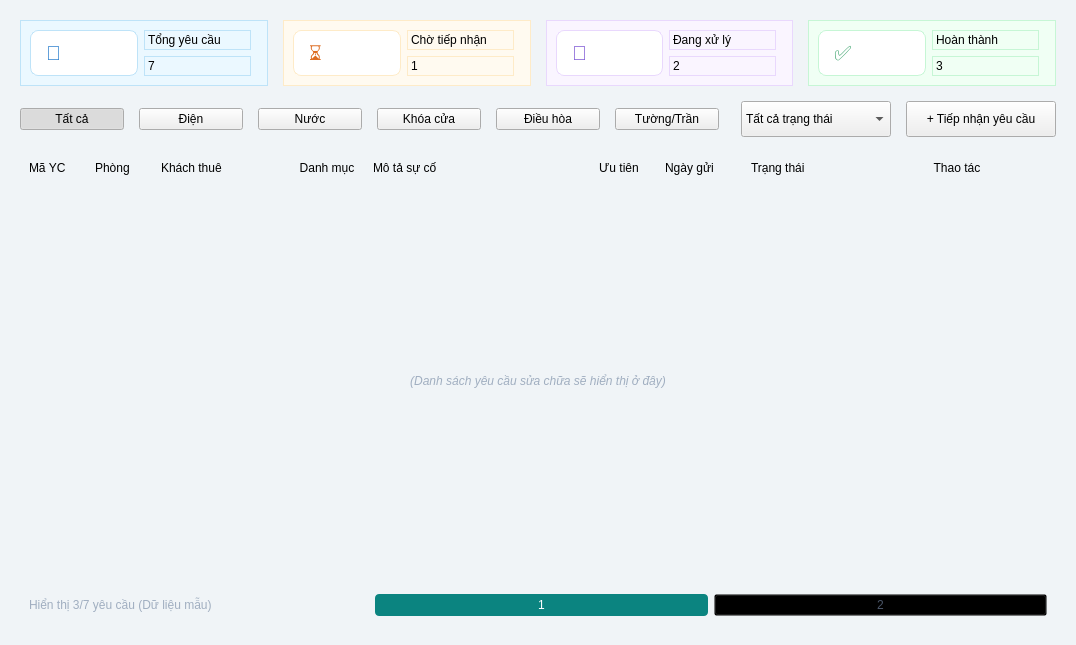
<?xml version='1.0' encoding='utf-8'?>
<ui version="4.0">
  <class>MainWindow</class>
  <widget class="QWidget" name="PageYeuCauSuaChua">
    <property name="geometry">
      <rect>
        <x>0</x>
        <y>0</y>
        <width>1050</width>
        <height>645</height>
      </rect>
    </property>
    <property name="windowTitle">
      <string>Yêu cầu sửa chữa</string>
    </property>
    <property name="styleSheet">
      <string>QMainWindow { background-color: #f0f4f7; }</string>
    </property>
    <layout class="QVBoxLayout" name="contentLayout">
      <property name="leftMargin">
        <number>0</number>
      </property>
      <property name="topMargin">
        <number>0</number>
      </property>
      <property name="rightMargin">
        <number>0</number>
      </property>
      <property name="bottomMargin">
        <number>0</number>
      </property>
      <item>
        <widget class="QStackedWidget" name="mainContentStack">
          <widget class="QWidget" name="pageYeuCauSuaChua">
            <property name="styleSheet">
              <string>
                QWidget#pageYeuCauSuaChua { background-color: #f0f4f7; }
                QFrame.StatCard { background-color: white; border-radius: 8px; border: 1px solid #e2e8f0; }
                QLabel.StatValueBlue { font-size: 24px; font-weight: bold; color: #3182ce; }
                QLabel.StatValueOrange { font-size: 24px; font-weight: bold; color: #dd6b20; }
                QLabel.StatValuePurple { font-size: 24px; font-weight: bold; color: #805ad5; }
                QLabel.StatValueGreen { font-size: 24px; font-weight: bold; color: #38a169; }
                QLabel.StatTitle { color: #a0aec0; font-size: 11px; }
                
                QFrame.TableContainer { background-color: white; border-radius: 8px; border: 1px solid #e2e8f0; }
                QPushButton.FilterPill { background-color: white; border: 1px solid #e2e8f0; border-radius: 18px; padding: 6px 18px; color: #4a5568; font-weight: bold; }
                QPushButton.FilterPill:checked { background-color: #0b8480; color: white; border: none; }
                QComboBox.Filter { background-color: white; border: 1px solid #cbd5e0; border-radius: 6px; padding: 5px 10px; }
                QPushButton.BtnTeal { background-color: #0b8480; color: white; border-radius: 6px; padding: 8px 15px; font-weight: bold; }
                
                QFrame.TableRow { border-bottom: 1px solid #edf2f7; background-color: white; }
                QFrame.TableRow:hover { background-color: #f7fafc; }
                QLabel.TableHeader { font-weight: bold; color: #4a5568; font-size: 11px; }
                QLabel.RowText { font-size: 13px; color: #2d3748; }
                QLabel.RowSubText { font-size: 11px; color: #718096; }
                QLabel.LinkText { font-size: 13px; color: #0b8480; font-weight: bold; }
                
                QLabel.PillEmergency { background-color: #fff5f5; color: #c53030; border-radius: 10px; padding: 4px 10px; font-weight: bold; font-size: 11px; }
                QLabel.PillNormal { background-color: #fffaf0; color: #dd6b20; border-radius: 10px; padding: 4px 10px; font-weight: bold; font-size: 11px; }
                QLabel.PillLow { background-color: #f0fff4; color: #38a169; border-radius: 10px; padding: 4px 10px; font-weight: bold; font-size: 11px; }
                QLabel.PillCategory { background-color: #edf2f7; color: #4a5568; border-radius: 10px; padding: 4px 10px; font-size: 11px; }
                
                QLabel.StatusWait { color: #dd6b20; font-weight: bold; font-size: 12px; }
                QLabel.StatusDoing { color: #3182ce; font-weight: bold; font-size: 12px; }
                QLabel.StatusDone { color: #38a169; font-weight: bold; font-size: 12px; }
                
                QPushButton.BtnOutlineGray { background-color: white; border: 1px solid #e2e8f0; border-radius: 6px; padding: 6px 12px; color: #4a5568; font-weight: bold; }
                QPushButton.BtnOutlineBlue { background-color: #ebf8ff; border: 1px solid #63b3ed; border-radius: 6px; padding: 6px 12px; color: #3182ce; font-weight: bold; }
                QPushButton.BtnOutlineGreen { background-color: #f0fff4; border: 1px solid #68d391; border-radius: 6px; padding: 6px 12px; color: #38a169; font-weight: bold; }
                QPushButton.BtnOutlineRed { background-color: #fff5f5; border: 1px solid #fc8181; border-radius: 6px; padding: 6px 12px; color: #e53e3e; font-weight: bold; }
            </string>
            </property>
            <layout class="QVBoxLayout" name="mainLayout">
              <property name="spacing">
                <number>15</number>
              </property>
              <property name="leftMargin">
                <number>20</number>
              </property>
              <property name="topMargin">
                <number>20</number>
              </property>
              <property name="rightMargin">
                <number>20</number>
              </property>
              <property name="bottomMargin">
                <number>20</number>
              </property>
              <item>
                <layout class="QHBoxLayout">
                  <property name="spacing">
                    <number>15</number>
                  </property>
                  <item>
                    <widget class="QFrame">
                      <property name="class" stdset="0">
                        <string>StatCard</string>
                      </property>
                      <property name="styleSheet">
                        <string>border: 1px solid #bee3f8; background-color: #ebf8ff;</string>
                      </property>
                      <layout class="QHBoxLayout">
                        <item>
                          <widget class="QLabel">
                            <property name="text">
                              <string>📄</string>
                            </property>
                            <property name="styleSheet">
                              <string>background-color: white; color: #3182ce; border-radius: 8px; font-size: 20px; padding: 10px;</string>
                            </property>
                          </widget>
                        </item>
                        <item>
                          <layout class="QVBoxLayout">
                            <item>
                              <widget class="QLabel">
                                <property name="text">
                                  <string>Tổng yêu cầu</string>
                                </property>
                                <property name="class" stdset="0">
                                  <string>StatTitle</string>
                                </property>
                              </widget>
                            </item>
                            <item>
                              <widget class="QLabel">
                                <property name="text">
                                  <string>7</string>
                                </property>
                                <property name="class" stdset="0">
                                  <string>StatValueBlue</string>
                                </property>
                              </widget>
                            </item>
                          </layout>
                        </item>
                        <item>
                          <spacer>
                            <property name="orientation">
                              <enum>Qt::Horizontal</enum>
                            </property>
                          </spacer>
                        </item>
                      </layout>
                    </widget>
                  </item>
                  <item>
                    <widget class="QFrame">
                      <property name="class" stdset="0">
                        <string>StatCard</string>
                      </property>
                      <property name="styleSheet">
                        <string>border: 1px solid #feebc8; background-color: #fffaf0;</string>
                      </property>
                      <layout class="QHBoxLayout">
                        <item>
                          <widget class="QLabel">
                            <property name="text">
                              <string>⏳</string>
                            </property>
                            <property name="styleSheet">
                              <string>background-color: white; color: #dd6b20; border-radius: 8px; font-size: 20px; padding: 10px;</string>
                            </property>
                          </widget>
                        </item>
                        <item>
                          <layout class="QVBoxLayout">
                            <item>
                              <widget class="QLabel">
                                <property name="text">
                                  <string>Chờ tiếp nhận</string>
                                </property>
                                <property name="class" stdset="0">
                                  <string>StatTitle</string>
                                </property>
                              </widget>
                            </item>
                            <item>
                              <widget class="QLabel">
                                <property name="text">
                                  <string>1</string>
                                </property>
                                <property name="class" stdset="0">
                                  <string>StatValueOrange</string>
                                </property>
                              </widget>
                            </item>
                          </layout>
                        </item>
                        <item>
                          <spacer>
                            <property name="orientation">
                              <enum>Qt::Horizontal</enum>
                            </property>
                          </spacer>
                        </item>
                      </layout>
                    </widget>
                  </item>
                  <item>
                    <widget class="QFrame">
                      <property name="class" stdset="0">
                        <string>StatCard</string>
                      </property>
                      <property name="styleSheet">
                        <string>border: 1px solid #e9d8fd; background-color: #faf5ff;</string>
                      </property>
                      <layout class="QHBoxLayout">
                        <item>
                          <widget class="QLabel">
                            <property name="text">
                              <string>🔧</string>
                            </property>
                            <property name="styleSheet">
                              <string>background-color: white; color: #805ad5; border-radius: 8px; font-size: 20px; padding: 10px;</string>
                            </property>
                          </widget>
                        </item>
                        <item>
                          <layout class="QVBoxLayout">
                            <item>
                              <widget class="QLabel">
                                <property name="text">
                                  <string>Đang xử lý</string>
                                </property>
                                <property name="class" stdset="0">
                                  <string>StatTitle</string>
                                </property>
                              </widget>
                            </item>
                            <item>
                              <widget class="QLabel">
                                <property name="text">
                                  <string>2</string>
                                </property>
                                <property name="class" stdset="0">
                                  <string>StatValuePurple</string>
                                </property>
                              </widget>
                            </item>
                          </layout>
                        </item>
                        <item>
                          <spacer>
                            <property name="orientation">
                              <enum>Qt::Horizontal</enum>
                            </property>
                          </spacer>
                        </item>
                      </layout>
                    </widget>
                  </item>
                  <item>
                    <widget class="QFrame">
                      <property name="class" stdset="0">
                        <string>StatCard</string>
                      </property>
                      <property name="styleSheet">
                        <string>border: 1px solid #c6f6d5; background-color: #f0fff4;</string>
                      </property>
                      <layout class="QHBoxLayout">
                        <item>
                          <widget class="QLabel">
                            <property name="text">
                              <string>✅</string>
                            </property>
                            <property name="styleSheet">
                              <string>background-color: white; color: #38a169; border-radius: 8px; font-size: 20px; padding: 10px;</string>
                            </property>
                          </widget>
                        </item>
                        <item>
                          <layout class="QVBoxLayout">
                            <item>
                              <widget class="QLabel">
                                <property name="text">
                                  <string>Hoàn thành</string>
                                </property>
                                <property name="class" stdset="0">
                                  <string>StatTitle</string>
                                </property>
                              </widget>
                            </item>
                            <item>
                              <widget class="QLabel">
                                <property name="text">
                                  <string>3</string>
                                </property>
                                <property name="class" stdset="0">
                                  <string>StatValueGreen</string>
                                </property>
                              </widget>
                            </item>
                          </layout>
                        </item>
                        <item>
                          <spacer>
                            <property name="orientation">
                              <enum>Qt::Horizontal</enum>
                            </property>
                          </spacer>
                        </item>
                      </layout>
                    </widget>
                  </item>
                </layout>
              </item>
              <item>
                <layout class="QHBoxLayout">
                  <item>
                    <widget class="QPushButton">
                      <property name="text">
                        <string>Tất cả</string>
                      </property>
                      <property name="class" stdset="0">
                        <string>FilterPill</string>
                      </property>
                      <property name="checkable">
                        <bool>true</bool>
                      </property>
                      <property name="checked">
                        <bool>true</bool>
                      </property>
                    </widget>
                  </item>
                  <item>
                    <widget class="QPushButton">
                      <property name="text">
                        <string>Điện</string>
                      </property>
                      <property name="class" stdset="0">
                        <string>FilterPill</string>
                      </property>
                      <property name="checkable">
                        <bool>true</bool>
                      </property>
                    </widget>
                  </item>
                  <item>
                    <widget class="QPushButton">
                      <property name="text">
                        <string>Nước</string>
                      </property>
                      <property name="class" stdset="0">
                        <string>FilterPill</string>
                      </property>
                      <property name="checkable">
                        <bool>true</bool>
                      </property>
                    </widget>
                  </item>
                  <item>
                    <widget class="QPushButton">
                      <property name="text">
                        <string>Khóa cửa</string>
                      </property>
                      <property name="class" stdset="0">
                        <string>FilterPill</string>
                      </property>
                      <property name="checkable">
                        <bool>true</bool>
                      </property>
                    </widget>
                  </item>
                  <item>
                    <widget class="QPushButton">
                      <property name="text">
                        <string>Điều hòa</string>
                      </property>
                      <property name="class" stdset="0">
                        <string>FilterPill</string>
                      </property>
                      <property name="checkable">
                        <bool>true</bool>
                      </property>
                    </widget>
                  </item>
                  <item>
                    <widget class="QPushButton">
                      <property name="text">
                        <string>Tường/Trần</string>
                      </property>
                      <property name="class" stdset="0">
                        <string>FilterPill</string>
                      </property>
                      <property name="checkable">
                        <bool>true</bool>
                      </property>
                    </widget>
                  </item>
                  <item>
                    <spacer>
                      <property name="orientation">
                        <enum>Qt::Horizontal</enum>
                      </property>
                    </spacer>
                  </item>
                  <item>
                    <widget class="QComboBox" name="cbStatus">
                      <item>
                        <property name="text">
                          <string>Tất cả trạng thái</string>
                        </property>
                      </item>
                      <property name="class" stdset="0">
                        <string>Filter</string>
                      </property>
                      <property name="minimumSize">
                        <size>
                          <width>150</width>
                          <height>36</height>
                        </size>
                      </property>
                    </widget>
                  </item>
                  <item>
                    <widget class="QPushButton" name="btnAddNewReq">
                      <property name="text">
                        <string>+ Tiếp nhận yêu cầu</string>
                      </property>
                      <property name="class" stdset="0">
                        <string>BtnTeal</string>
                      </property>
                      <property name="minimumSize">
                        <size>
                          <width>150</width>
                          <height>36</height>
                        </size>
                      </property>
                    </widget>
                  </item>
                </layout>
              </item>
              <item>
                <widget class="QFrame" name="frameTable">
                  <property name="class" stdset="0">
                    <string>TableContainer</string>
                  </property>
                  <layout class="QVBoxLayout">
                    <item>
                      <layout class="QHBoxLayout" name="tableHeader">
                        <property name="bottomMargin">
                          <number>10</number>
                        </property>
                        <item>
                          <widget class="QLabel">
                            <property name="text">
                              <string>Mã YC</string>
                            </property>
                            <property name="class" stdset="0">
                              <string>TableHeader</string>
                            </property>
                            <property name="minimumSize">
                              <size>
                                <width>60</width>
                                <height>0</height>
                              </size>
                            </property>
                          </widget>
                        </item>
                        <item>
                          <widget class="QLabel">
                            <property name="text">
                              <string>Phòng</string>
                            </property>
                            <property name="class" stdset="0">
                              <string>TableHeader</string>
                            </property>
                            <property name="minimumSize">
                              <size>
                                <width>60</width>
                                <height>0</height>
                              </size>
                            </property>
                          </widget>
                        </item>
                        <item>
                          <widget class="QLabel">
                            <property name="text">
                              <string>Khách thuê</string>
                            </property>
                            <property name="class" stdset="0">
                              <string>TableHeader</string>
                            </property>
                            <property name="minimumSize">
                              <size>
                                <width>120</width>
                                <height>0</height>
                              </size>
                            </property>
                          </widget>
                        </item>
                        <item>
                          <widget class="QLabel">
                            <property name="text">
                              <string>Danh mục</string>
                            </property>
                            <property name="class" stdset="0">
                              <string>TableHeader</string>
                            </property>
                            <property name="alignment">
                              <set>Qt::AlignCenter</set>
                            </property>
                            <property name="minimumSize">
                              <size>
                                <width>80</width>
                                <height>0</height>
                              </size>
                            </property>
                          </widget>
                        </item>
                        <item>
                          <widget class="QLabel">
                            <property name="text">
                              <string>Mô tả sự cố</string>
                            </property>
                            <property name="class" stdset="0">
                              <string>TableHeader</string>
                            </property>
                            <property name="minimumSize">
                              <size>
                                <width>200</width>
                                <height>0</height>
                              </size>
                            </property>
                          </widget>
                        </item>
                        <item>
                          <widget class="QLabel">
                            <property name="text">
                              <string>Ưu tiên</string>
                            </property>
                            <property name="class" stdset="0">
                              <string>TableHeader</string>
                            </property>
                            <property name="alignment">
                              <set>Qt::AlignCenter</set>
                            </property>
                            <property name="minimumSize">
                              <size>
                                <width>80</width>
                                <height>0</height>
                              </size>
                            </property>
                          </widget>
                        </item>
                        <item>
                          <widget class="QLabel">
                            <property name="text">
                              <string>Ngày gửi</string>
                            </property>
                            <property name="class" stdset="0">
                              <string>TableHeader</string>
                            </property>
                            <property name="minimumSize">
                              <size>
                                <width>80</width>
                                <height>0</height>
                              </size>
                            </property>
                          </widget>
                        </item>
                        <item>
                          <widget class="QLabel">
                            <property name="text">
                              <string>Trạng thái</string>
                            </property>
                            <property name="class" stdset="0">
                              <string>TableHeader</string>
                            </property>
                            <property name="minimumSize">
                              <size>
                                <width>110</width>
                                <height>0</height>
                              </size>
                            </property>
                          </widget>
                        </item>
                        <item>
                          <widget class="QLabel">
                            <property name="text">
                              <string>Thao tác</string>
                            </property>
                            <property name="class" stdset="0">
                              <string>TableHeader</string>
                            </property>
                            <property name="alignment">
                              <set>Qt::AlignCenter</set>
                            </property>
                            <property name="minimumSize">
                              <size>
                                <width>180</width>
                                <height>0</height>
                              </size>
                            </property>
                          </widget>
                        </item>
                      </layout>
                    </item>
                    <item>
                      <widget class="QScrollArea" name="scrollTable">
                        <property name="widgetResizable">
                          <bool>true</bool>
                        </property>
                        <property name="styleSheet">
                          <string>border: none; background-color: transparent;</string>
                        </property>
                        <widget class="QWidget" name="scrollContents">
                          <layout class="QVBoxLayout" name="listLayout">
                            <item>
                              <widget class="QLabel">
                                <property name="text">
                                  <string>(Danh sách yêu cầu sửa chữa sẽ hiển thị ở đây)</string>
                                </property>
                                <property name="alignment">
                                  <set>Qt::AlignCenter</set>
                                </property>
                                <property name="styleSheet">
                                  <string>color: #a0aec0; font-style: italic; padding: 50px;</string>
                                </property>
                              </widget>
                            </item>
                            <item>
                              <spacer>
                                <property name="orientation">
                                  <enum>Qt::Vertical</enum>
                                </property>
                              </spacer>
                            </item>
                          </layout>
                        </widget>
                      </widget>
                    </item>
                    <item>
                      <layout class="QHBoxLayout">
                        <property name="topMargin">
                          <number>10</number>
                        </property>
                        <item>
                          <widget class="QLabel">
                            <property name="text">
                              <string>Hiển thị 3/7 yêu cầu (Dữ liệu mẫu)</string>
                            </property>
                            <property name="styleSheet">
                              <string>color: #a0aec0; font-size: 12px;</string>
                            </property>
                          </widget>
                        </item>
                        <item>
                          <spacer>
                            <property name="orientation">
                              <enum>Qt::Horizontal</enum>
                            </property>
                          </spacer>
                        </item>
                        <item>
                          <widget class="QPushButton">
                            <property name="text">
                              <string>1</string>
                            </property>
                            <property name="styleSheet">
                              <string>background-color: #0b8480; color: white; border-radius: 4px; padding: 4px 10px;</string>
                            </property>
                          </widget>
                        </item>
                        <item>
                          <widget class="QPushButton">
                            <property name="text">
                              <string>2</string>
                            </property>
                            <property name="styleSheet">
                              <string>background-color: transparent; color: #4a5568;</string>
                            </property>
                          </widget>
                        </item>
                      </layout>
                    </item>
                  </layout>
                </widget>
              </item>
            </layout>
          </widget>
        </widget>
      </item>
    </layout>
  </widget>
  <resources />
  <connections />
</ui>
